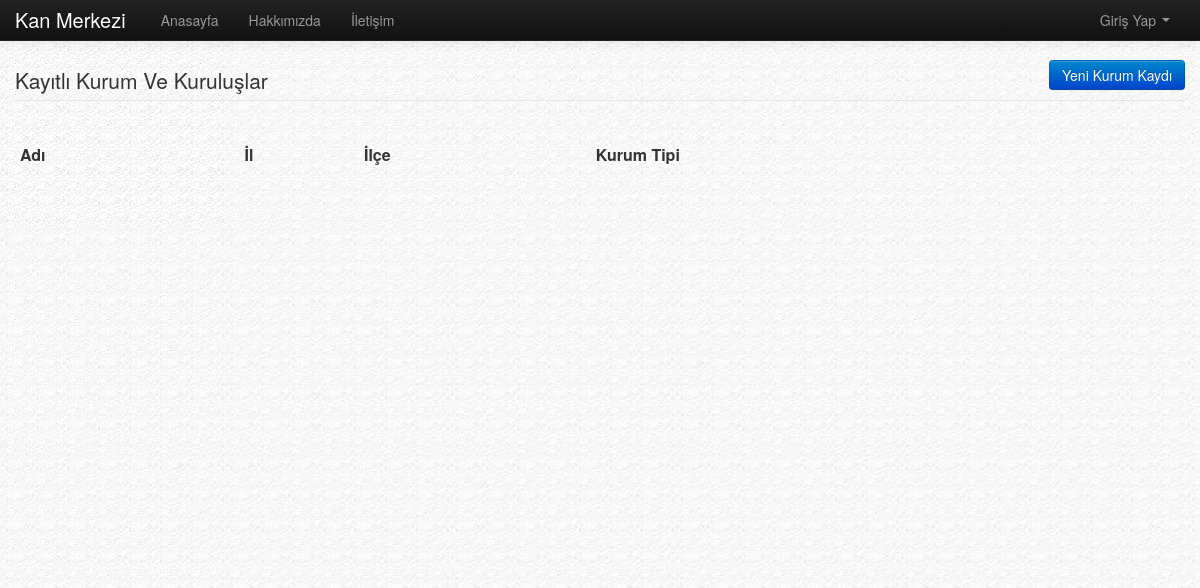
The app's page /kayitlikuruluslar.php, older data.
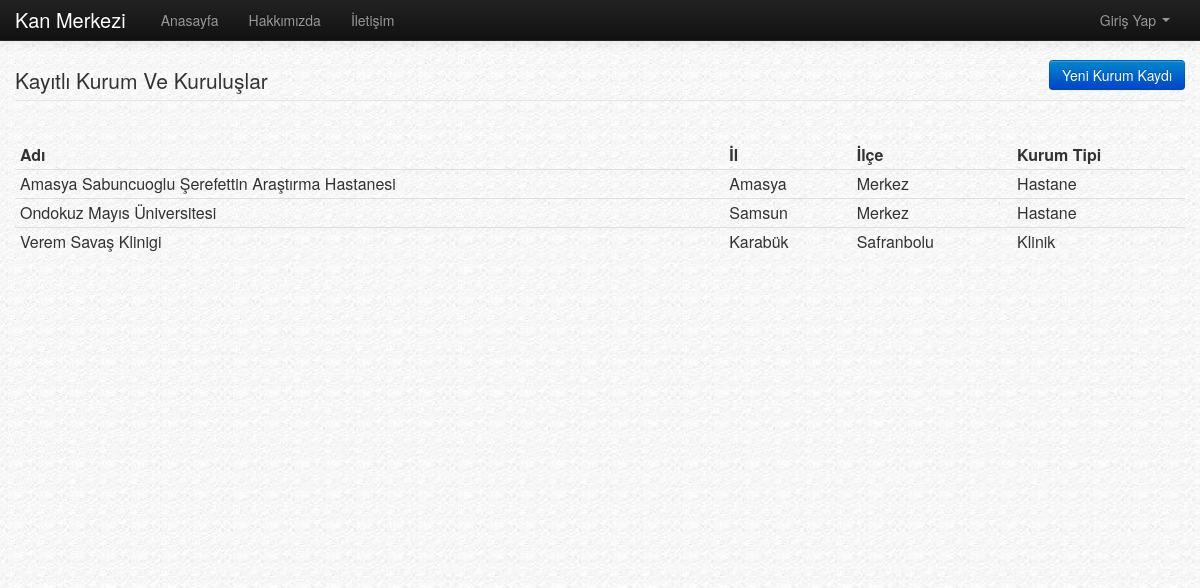
The same page, newer data.
### tables this page shows
CREATE TABLE IF NOT EXISTS `institutes` (
  `id` int(4) NOT NULL AUTO_INCREMENT,
  `name` varchar(128) NOT NULL,
  `email` varchar(50) NOT NULL,
  `password_digest` varchar(128) NOT NULL,
  `phone_number` varchar(16) DEFAULT NULL,
  `status` int(2) DEFAULT '2',
  `role_id` int(2) NOT NULL,
  `city_id` int(4) NOT NULL,
  `district_id` int(4) NOT NULL,
  `address` varchar(255) DEFAULT NULL,
  `created_at` datetime NOT NULL,
  `updated_at` datetime NOT NULL,
  PRIMARY KEY (`id`,`name`)
);

CREATE TABLE IF NOT EXISTS `il` (
  `ID` int(11) NOT NULL AUTO_INCREMENT,
  `il_adi` varchar(20) NOT NULL,
  PRIMARY KEY (`ID`)
);

CREATE TABLE IF NOT EXISTS `ilce` (
  `ID` int(11) NOT NULL AUTO_INCREMENT,
  `IL_ID` int(11) NOT NULL,
  `ilce_adi` varchar(25) NOT NULL,
  PRIMARY KEY (`ID`)
);

CREATE TABLE IF NOT EXISTS `roles` (
  `id` int(2) NOT NULL AUTO_INCREMENT,
  `institute_name` varchar(32) NOT NULL,
  `created_at` datetime NOT NULL,
  `update_at` varchar(45) NOT NULL,
  PRIMARY KEY (`id`)
);

### kayitlikuruluslar.php (the view)
<?php
include("layout/_head.php");
include("layout/_header.php");
include("config.php");
?>
<legend>Kayıtlı Kurum Ve Kuruluşlar
			<div class="pull-right"><a href="kurumekle.php" class="btn btn-primary">Yeni Kurum Kaydı</a></div>
			</legend>
			<br>
			<table class="table table-condensed">
				<thead>
					<tr>
					<th>Adı</th>
					<th>İl</th>
					<th>İlçe</th>
					<th>Kurum Tipi</th>
					</tr>
				</thead>
				<tbody>
<?php
	try {
		$db = new PDO($dsn, $dbuser, $dbpassword);
	} catch (PDOException $e) {
		echo "Connection failed: " . $e->getMessage();
	}
	$kurum = $db->query("SELECT institutes.name, il.il_adi, ilce.ilce_adi, roles.institute_name FROM institutes INNER JOIN il ON institutes.city_id=il.ID INNER JOIN ilce ON institutes.district_id=ilce.ID INNER JOIN roles ON institutes.role_id=roles.id");
	foreach($kurum as $row) {
					echo "<tr>";
					echo "<td>".$row['name']."</td>";
					echo "<td>".$row['il_adi']."</td>";
					echo "<td>".$row['ilce_adi']."</td>";
					echo "<td>".$row['institute_name']."</td>";
					echo "</tr>";
				}
?>
	</tbody>
</table>
<?php
include('layout/_footer.php');
?>

### layout/_head.php (shortened to what this page needs)
<html>
  <head>
    <link href="bootstrap/css/bootstrap.css" rel="stylesheet" media="screen" />
    <link href="bootstrap/css/bootstrap-responsive.css" rel="stylesheet" media="screen" />
    <link href="bootstrap/css/bootstrap-responsive.min.css" rel="stylesheet" media="screen" />
    <link href="bootstrap/css/style.css" rel="stylesheet" />
    <link href="bootstrap/css/bootstrap.min.css" rel="stylesheet" media="screen" />
  </head>
  <body>

### layout/_header.php (shortened to what this page needs)
<div class="navbar navbar-inverse navbar-fixed-top">
  <div class="navbar-inner">
    <div class="container">
      <a class="brand" href="./index.php">Kan Merkezi</a>
      <div class="nav-collapse collapse">
	<ul class="nav">
	  <li class="">
	  <a href="./index.php">Anasayfa</a>
	  </li>
	  <li><a href="#">Hakkımızda</a></li>
	  <li><a href="#">İletişim</a></li>
	  </ul>
	  <ul class="nav pull-right">
	  <li>
<?php
  if(isset($_SESSION['username']))
  {
?>
 <a href="./logout.php"><?php echo $_SESSION['username']; ?> Çıkış Yap</a>
<?php  } else { ?>
	<li class="dropdown">
    <a class="dropdown-toggle"
       data-toggle="dropdown"
       href="#">
        Giriş Yap
        <b class="caret"></b>
      </a>
  </li>
<?php } ?>
	  </li>
	</ul>
      </div>
    </div>
  </div>
</div>
<div class="container main">

### layout/_footer.php (shortened to what this page needs)
</body>
</html>

### layout/_head.php (style rules this page uses)
body { background-image : url(./bootstrap/img/arka6.png) }

Row changes from the older to the newer data that the page shows:
added institutes: name "Amasya Sabuncuoglu Şerefettin Araştırma Hastanesi", il.il_adi "Amasya", ilce.ilce_adi "Merkez", role.institute_name "Hastane"
added institutes: name "Ondokuz Mayıs Üniversitesi", il.il_adi "Samsun", ilce.ilce_adi "Merkez", role.institute_name "Hastane"
added institutes: name "Verem Savaş Klinigi", il.il_adi "Karabük", ilce.ilce_adi "Safranbolu", role.institute_name "Klinik"
